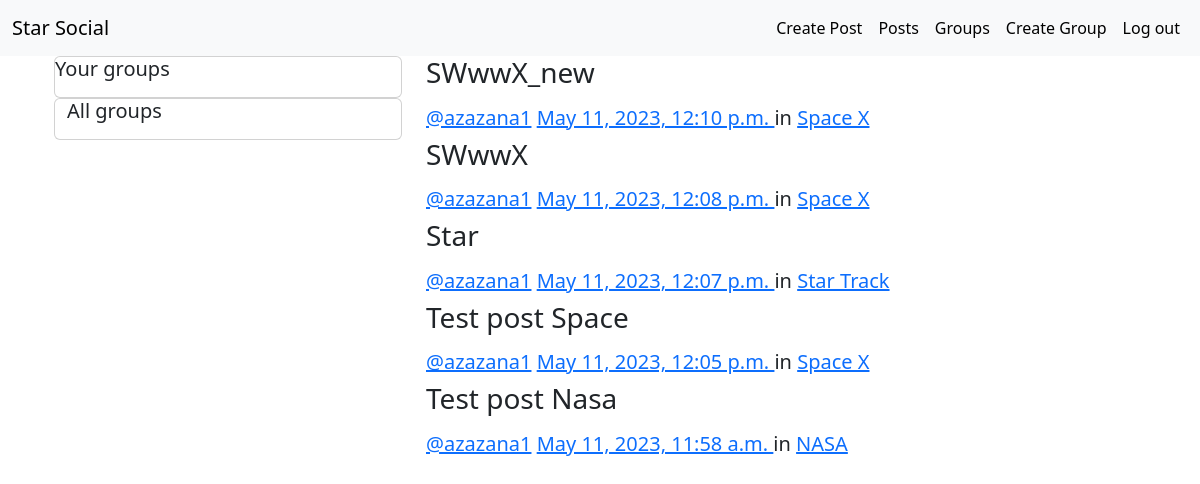
The page /posts/ (signed in) on the database its author committed.
### posts/models.py (models this page shows, shortened)
class Post(models.Model):
    user = models.ForeignKey(User,related_name='posts',on_delete=models.CASCADE)
    created_at = models.DateTimeField(auto_now=True)
    message=models.TextField()
    message_html=models.TextField(editable=False)
    group = models.ForeignKey(Group, related_name='posts', null=True,blank=True,on_delete=models.CASCADE)
    class Meta:
        ordering=['-created_at']
        unique_together=['user','message']

### groups/models.py (models this page shows, shortened)
class Group(models.Model):
    name = models.CharField(max_length=255, unique=True)
    slug = models.SlugField(allow_unicode=True, unique=True)
    description = models.TextField(blank=True, default='')
    description_html = models.TextField(editable=False, default='', blank=True)
    members = models.ManyToManyField(User, through='GroupMember')
    def __str__(self):
        return self.name
    class Meta:
        ordering = ['name']

### posts/views.py (the view)
# urls.py: path('', views.PostList.as_view(), name='all'),
class PostList(SelectRelatedMixin, generic.ListView):
    model = models.Post
    select_related = ('user', 'group')
    def get_context_data(self, *, object_list=None, **kwargs):
        context = super(PostList, self).get_context_data(**kwargs)
        context['get_user_groups']=models.Group.objects.filter(members__in=[self.request.user.pk])
        context['get_other_groups']=models.Group.objects.exclude(members__in=[self.request.user.pk])
        return context

### posts/templates/posts/post_list.html (shortened to what this page needs)
{%extends "posts/post_base.html"%}
{%block prepost%}
<div class="col-md-4">
    {%if request.user.is_authenticated%}
    <div class="card card-with-shadow">
        <div class="content">
            <h5 class="title">Your groups</h5>
        </div>
    </div>
    {%endif%}
    <div class="card card-with-shadow">
        <div class="container">
            <h5 class="title">All groups</h5>
        </div>
    </div>
</div>
{%endblock%}
{%block post_content%}
<div class="col-md-8">
    {% for post in post_list %}
       {%include 'posts/_post.html'%}
    {%endfor%}
</div>
{%endblock%}

### posts/templates/posts/_post.html (shortened to what this page needs)
<div class="post media">
    <h3>{{post.message_html|safe}}</h3>
    <div class="media-body">
        <h5 class="media-heading">
        <span class="username">
            <a href="{%url 'posts:for_user' username=post.user.username%}">@{{post.user.username}}</a>
        </span>
        <time class="time">
            <a href="{%url 'posts:single' username=post.user.username pk=post.pk%}">
                {{post.created_at}}
            </a>
        </time>
            in
            <a href="{%url 'groups:single' slug=post.group.slug%}">{{post.group}}</a>
        </h5>
    </div>
</div>

### rows shown on the page
Post: message_html "SWwwX_new", user.username "azazana1", created_at "May 11, 2023, 12:10 p.m.", group "Space X"
Post: message_html "SWwwX", user.username "azazana1", created_at "May 11, 2023, 12:08 p.m.", group "Space X"
Post: message_html "Star", user.username "azazana1", created_at "May 11, 2023, 12:07 p.m.", group "Star Track"
Post: message_html "Test post Space", user.username "azazana1", created_at "May 11, 2023, 12:05 p.m.", group "Space X"
Post: message_html "Test post Nasa", user.username "azazana1", created_at "May 11, 2023, 11:58 a.m.", group "NASA"
